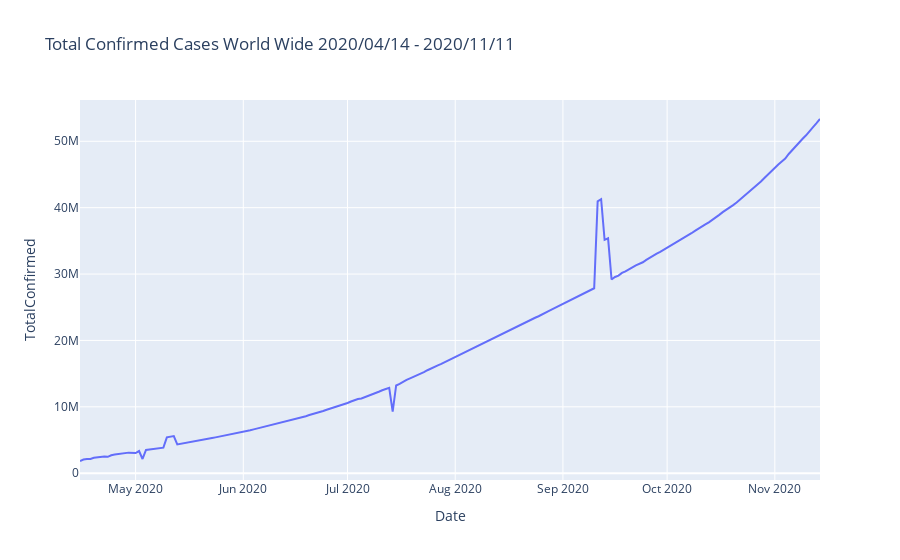

Here is the notebook cell this chart was saved with:
### Code cell
px.line(coviddata,
        x="Date",
        y="TotalConfirmed",title = "Total Confirmed Cases World Wide 2020/04/14 - 2020/11/11")

### Figure 1 — Plotly figure (JSON) as saved in the notebook; plotly's stock layout.template omitted (floating-point values rounded to 4 significant figures; data arrays with more than 128 entries replaced by an {"elided": "..."} marker saying what was removed)
{"data": [{"hovertemplate": "Date=%{x}<br>TotalConfirmed=%{y}<extra></extra>", "legendgroup": "", "line": {"color": "#636efa", "dash": "solid"}, "mode": "lines", "name": "", "orientation": "v", "showlegend": false, "type": "scatter", "x": {"elided": "207 str values"}, "xaxis": "x", "y": {"elided": "207 int values"}, "yaxis": "y"}], "layout": {"autosize": true, "legend": {"tracegroupgap": 0}, "title": {"text": "Total Confirmed Cases World Wide 2020/04/14 - 2020/11/11"}, "xaxis": {"anchor": "y", "autorange": true, "domain": [0, 1], "range": ["2020-04-15", "2020-11-14"], "title": {"text": "Date"}, "type": "date"}, "yaxis": {"anchor": "x", "autorange": true, "domain": [0, 1], "range": [-1024000.0, 56220000.0], "title": {"text": "TotalConfirmed"}, "type": "linear"}}}
